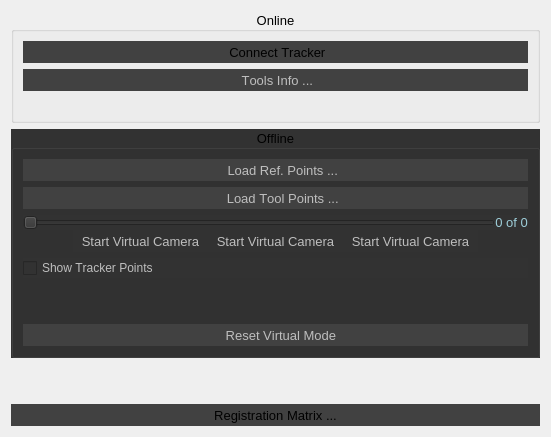
          <widget class="QWidget" name="tab_tracking">
           <attribute name="title">
            <string>Track</string>
           </attribute>
           <layout class="QVBoxLayout" name="verticalLayout_2">
            <item>
             <widget class="QGroupBox" name="groupBox_online">
              <property name="font">
               <font>
                <pointsize>10</pointsize>
                <kerning>false</kerning>
               </font>
              </property>
              <property name="styleSheet">
               <string notr="true"/>
              </property>
              <property name="title">
               <string>Online</string>
              </property>
              <property name="alignment">
               <set>Qt::AlignCenter</set>
              </property>
              <layout class="QVBoxLayout" name="verticalLayout_4">
               <item>
                <widget class="QToolButton" name="btn_Connect">
                 <property name="enabled">
                  <bool>true</bool>
                 </property>
                 <property name="sizePolicy">
                  <sizepolicy hsizetype="Preferred" vsizetype="Preferred">
                   <horstretch>0</horstretch>
                   <verstretch>0</verstretch>
                  </sizepolicy>
                 </property>
                 <property name="font">
                  <font>
                   <pointsize>10</pointsize>
                   <kerning>false</kerning>
                  </font>
                 </property>
                 <property name="cursor">
                  <cursorShape>PointingHandCursor</cursorShape>
                 </property>
                 <property name="layoutDirection">
                  <enum>Qt::LeftToRight</enum>
                 </property>
                 <property name="autoFillBackground">
                  <bool>false</bool>
                 </property>
                 <property name="styleSheet">
                  <string notr="true">background-color: rgb(65, 65, 65);
selection-background-color: rgb(85, 85, 255);
alternate-background-color: rgb(85, 255, 127);</string>
                 </property>
                 <property name="text">
                  <string> Connect Tracker</string>
                 </property>
                 <property name="icon">
                  <iconset resource="resources.qrc">
                   <normaloff>:/icon/icons/tracker_disconnected.png</normaloff>:/icon/icons/tracker_disconnected.png</iconset>
                 </property>
                 <property name="iconSize">
                  <size>
                   <width>50</width>
                   <height>50</height>
                  </size>
                 </property>
                 <property name="checkable">
                  <bool>false</bool>
                 </property>
                 <property name="toolButtonStyle">
                  <enum>Qt::ToolButtonTextBesideIcon</enum>
                 </property>
                 <property name="autoRaise">
                  <bool>true</bool>
                 </property>
                </widget>
               </item>
               <item>
                <widget class="QToolButton" name="btn_ToolsWindow">
                 <property name="enabled">
                  <bool>false</bool>
                 </property>
                 <property name="sizePolicy">
                  <sizepolicy hsizetype="Preferred" vsizetype="Preferred">
                   <horstretch>0</horstretch>
                   <verstretch>0</verstretch>
                  </sizepolicy>
                 </property>
                 <property name="font">
                  <font>
                   <pointsize>10</pointsize>
                   <kerning>false</kerning>
                  </font>
                 </property>
                 <property name="cursor">
                  <cursorShape>PointingHandCursor</cursorShape>
                 </property>
                 <property name="layoutDirection">
                  <enum>Qt::LeftToRight</enum>
                 </property>
                 <property name="autoFillBackground">
                  <bool>false</bool>
                 </property>
                 <property name="styleSheet">
                  <string notr="true">background-color: rgb(65, 65, 65);</string>
                 </property>
                 <property name="text">
                  <string> Tools Info ...</string>
                 </property>
                 <property name="icon">
                  <iconset resource="resources.qrc">
                   <normaloff>:/icon/icons/Tools_info.png</normaloff>:/icon/icons/Tools_info.png</iconset>
                 </property>
                 <property name="iconSize">
                  <size>
                   <width>50</width>
                   <height>50</height>
                  </size>
                 </property>
                 <property name="checkable">
                  <bool>false</bool>
                 </property>
                 <property name="toolButtonStyle">
                  <enum>Qt::ToolButtonTextBesideIcon</enum>
                 </property>
                 <property name="autoRaise">
                  <bool>true</bool>
                 </property>
                </widget>
               </item>
               <item>
                <spacer name="verticalSpacer_7">
                 <property name="orientation">
                  <enum>Qt::Vertical</enum>
                 </property>
                 <property name="sizeType">
                  <enum>QSizePolicy::Minimum</enum>
                 </property>
                 <property name="sizeHint" stdset="0">
                  <size>
                   <width>20</width>
                   <height>20</height>
                  </size>
                 </property>
                </spacer>
               </item>
              </layout>
             </widget>
            </item>
            <item>
             <widget class="QGroupBox" name="groupBox_offline">
              <property name="sizePolicy">
               <sizepolicy hsizetype="Preferred" vsizetype="Preferred">
                <horstretch>0</horstretch>
                <verstretch>0</verstretch>
               </sizepolicy>
              </property>
              <property name="font">
               <font>
                <pointsize>10</pointsize>
               </font>
              </property>
              <property name="autoFillBackground">
               <bool>false</bool>
              </property>
              <property name="styleSheet">
               <string notr="true">background-color: rgb(50, 50,50);</string>
              </property>
              <property name="title">
               <string>Offline</string>
              </property>
              <property name="alignment">
               <set>Qt::AlignCenter</set>
              </property>
              <layout class="QVBoxLayout" name="verticalLayout_3">
               <item>
                <widget class="QToolButton" name="btn_LoadRefPoints">
                 <property name="enabled">
                  <bool>false</bool>
                 </property>
                 <property name="sizePolicy">
                  <sizepolicy hsizetype="Preferred" vsizetype="Preferred">
                   <horstretch>0</horstretch>
                   <verstretch>0</verstretch>
                  </sizepolicy>
                 </property>
                 <property name="font">
                  <font>
                   <pointsize>10</pointsize>
                   <kerning>false</kerning>
                  </font>
                 </property>
                 <property name="cursor">
                  <cursorShape>PointingHandCursor</cursorShape>
                 </property>
                 <property name="layoutDirection">
                  <enum>Qt::LeftToRight</enum>
                 </property>
                 <property name="autoFillBackground">
                  <bool>false</bool>
                 </property>
                 <property name="styleSheet">
                  <string notr="true">background-color: rgb(65, 65, 65);</string>
                 </property>
                 <property name="text">
                  <string>    Load Ref. Points ...</string>
                 </property>
                 <property name="icon">
                  <iconset resource="resources.qrc">
                   <normaloff>:/icon/icons/trajectory.png</normaloff>:/icon/icons/trajectory.png</iconset>
                 </property>
                 <property name="iconSize">
                  <size>
                   <width>50</width>
                   <height>50</height>
                  </size>
                 </property>
                 <property name="checkable">
                  <bool>false</bool>
                 </property>
                 <property name="toolButtonStyle">
                  <enum>Qt::ToolButtonTextBesideIcon</enum>
                 </property>
                 <property name="autoRaise">
                  <bool>true</bool>
                 </property>
                </widget>
               </item>
               <item>
                <widget class="QToolButton" name="btn_LoadToolPoints">
                 <property name="enabled">
                  <bool>false</bool>
                 </property>
                 <property name="sizePolicy">
                  <sizepolicy hsizetype="Preferred" vsizetype="Preferred">
                   <horstretch>0</horstretch>
                   <verstretch>0</verstretch>
                  </sizepolicy>
                 </property>
                 <property name="font">
                  <font>
                   <pointsize>10</pointsize>
                   <kerning>false</kerning>
                  </font>
                 </property>
                 <property name="cursor">
                  <cursorShape>PointingHandCursor</cursorShape>
                 </property>
                 <property name="layoutDirection">
                  <enum>Qt::LeftToRight</enum>
                 </property>
                 <property name="autoFillBackground">
                  <bool>false</bool>
                 </property>
                 <property name="styleSheet">
                  <string notr="true">background-color: rgb(65, 65, 65);</string>
                 </property>
                 <property name="text">
                  <string>    Load Tool Points ...</string>
                 </property>
                 <property name="icon">
                  <iconset resource="resources.qrc">
                   <normaloff>:/icon/icons/trajectory.png</normaloff>:/icon/icons/trajectory.png</iconset>
                 </property>
                 <property name="iconSize">
                  <size>
                   <width>50</width>
                   <height>50</height>
                  </size>
                 </property>
                 <property name="checkable">
                  <bool>false</bool>
                 </property>
                 <property name="toolButtonStyle">
                  <enum>Qt::ToolButtonTextBesideIcon</enum>
                 </property>
                 <property name="autoRaise">
                  <bool>true</bool>
                 </property>
                </widget>
               </item>
               <item>
                <layout class="QVBoxLayout" name="verticalLayout_8" stretch="0,0">
                 <property name="spacing">
                  <number>0</number>
                 </property>
                 <item>
                  <layout class="QHBoxLayout" name="horizontalLayout_13">
                   <item>
                    <widget class="QSlider" name="slider_Frames">
                     <property name="enabled">
                      <bool>false</bool>
                     </property>
                     <property name="orientation">
                      <enum>Qt::Horizontal</enum>
                     </property>
                    </widget>
                   </item>
                   <item>
                    <widget class="QLabel" name="lbl_FrameNum">
                     <property name="sizePolicy">
                      <sizepolicy hsizetype="Preferred" vsizetype="Preferred">
                       <horstretch>0</horstretch>
                       <verstretch>0</verstretch>
                      </sizepolicy>
                     </property>
                     <property name="font">
                      <font>
                       <pointsize>10</pointsize>
                       <kerning>false</kerning>
                      </font>
                     </property>
                     <property name="styleSheet">
                      <string notr="true">color: rgb(157, 205, 216);</string>
                     </property>
                     <property name="text">
                      <string>0 of 0</string>
                     </property>
                     <property name="alignment">
                      <set>Qt::AlignCenter</set>
                     </property>
                    </widget>
                   </item>
                  </layout>
                 </item>
                 <item>
                  <layout class="QHBoxLayout" name="horizontalLayout_camButtons_3" stretch="0,0,0,0,0">
                   <property name="spacing">
                    <number>0</number>
                   </property>
                   <property name="leftMargin">
                    <number>10</number>
                   </property>
                   <property name="rightMargin">
                    <number>10</number>
                   </property>
                   <item>
                    <spacer name="horizontalSpacer_5">
                     <property name="orientation">
                      <enum>Qt::Horizontal</enum>
                     </property>
                     <property name="sizeHint" stdset="0">
                      <size>
                       <width>40</width>
                       <height>20</height>
                      </size>
                     </property>
                    </spacer>
                   </item>
                   <item>
                    <widget class="QToolButton" name="btn_playCam">
                     <property name="enabled">
                      <bool>false</bool>
                     </property>
                     <property name="sizePolicy">
                      <sizepolicy hsizetype="Preferred" vsizetype="Preferred">
                       <horstretch>0</horstretch>
                       <verstretch>0</verstretch>
                      </sizepolicy>
                     </property>
                     <property name="font">
                      <font>
                       <pointsize>10</pointsize>
                      </font>
                     </property>
                     <property name="cursor">
                      <cursorShape>PointingHandCursor</cursorShape>
                     </property>
                     <property name="autoFillBackground">
                      <bool>false</bool>
                     </property>
                     <property name="text">
                      <string>Start Virtual Camera</string>
                     </property>
                     <property name="icon">
                      <iconset resource="resources.qrc">
                       <normaloff>:/icon/icons/play.png</normaloff>:/icon/icons/play.png</iconset>
                     </property>
                     <property name="iconSize">
                      <size>
                       <width>34</width>
                       <height>34</height>
                      </size>
                     </property>
                     <property name="autoRaise">
                      <bool>true</bool>
                     </property>
                     <property name="arrowType">
                      <enum>Qt::NoArrow</enum>
                     </property>
                    </widget>
                   </item>
                   <item>
                    <widget class="QToolButton" name="btn_pauseCam">
                     <property name="enabled">
                      <bool>false</bool>
                     </property>
                     <property name="sizePolicy">
                      <sizepolicy hsizetype="Preferred" vsizetype="Preferred">
                       <horstretch>0</horstretch>
                       <verstretch>0</verstretch>
                      </sizepolicy>
                     </property>
                     <property name="font">
                      <font>
                       <pointsize>10</pointsize>
                      </font>
                     </property>
                     <property name="cursor">
                      <cursorShape>PointingHandCursor</cursorShape>
                     </property>
                     <property name="autoFillBackground">
                      <bool>false</bool>
                     </property>
                     <property name="text">
                      <string>Start Virtual Camera</string>
                     </property>
                     <property name="icon">
                      <iconset resource="resources.qrc">
                       <normaloff>:/icon/icons/pause.png</normaloff>:/icon/icons/pause.png</iconset>
                     </property>
                     <property name="iconSize">
                      <size>
                       <width>34</width>
                       <height>34</height>
                      </size>
                     </property>
                     <property name="autoRaise">
                      <bool>true</bool>
                     </property>
                     <property name="arrowType">
                      <enum>Qt::NoArrow</enum>
                     </property>
                    </widget>
                   </item>
                   <item>
                    <widget class="QToolButton" name="btn_stopCam">
                     <property name="enabled">
                      <bool>false</bool>
                     </property>
                     <property name="sizePolicy">
                      <sizepolicy hsizetype="Preferred" vsizetype="Preferred">
                       <horstretch>0</horstretch>
                       <verstretch>0</verstretch>
                      </sizepolicy>
                     </property>
                     <property name="font">
                      <font>
                       <pointsize>10</pointsize>
                      </font>
                     </property>
                     <property name="cursor">
                      <cursorShape>PointingHandCursor</cursorShape>
                     </property>
                     <property name="autoFillBackground">
                      <bool>false</bool>
                     </property>
                     <property name="text">
                      <string>Start Virtual Camera</string>
                     </property>
                     <property name="icon">
                      <iconset resource="resources.qrc">
                       <normaloff>:/icon/icons/stop.png</normaloff>:/icon/icons/stop.png</iconset>
                     </property>
                     <property name="iconSize">
                      <size>
                       <width>34</width>
                       <height>34</height>
                      </size>
                     </property>
                     <property name="autoRaise">
                      <bool>true</bool>
                     </property>
                     <property name="arrowType">
                      <enum>Qt::NoArrow</enum>
                     </property>
                    </widget>
                   </item>
                   <item>
                    <spacer name="horizontalSpacer_6">
                     <property name="orientation">
                      <enum>Qt::Horizontal</enum>
                     </property>
                     <property name="sizeHint" stdset="0">
                      <size>
                       <width>40</width>
                       <height>20</height>
                      </size>
                     </property>
                    </spacer>
                   </item>
                  </layout>
                 </item>
                </layout>
               </item>
               <item>
                <widget class="QCheckBox" name="checkBox_showPoints">
                 <property name="enabled">
                  <bool>false</bool>
                 </property>
                 <property name="font">
                  <font>
                   <kerning>false</kerning>
                  </font>
                 </property>
                 <property name="text">
                  <string>Show Tracker Points</string>
                 </property>
                 <property name="checked">
                  <bool>false</bool>
                 </property>
                </widget>
               </item>
               <item>
                <spacer name="verticalSpacer_3">
                 <property name="orientation">
                  <enum>Qt::Vertical</enum>
                 </property>
                 <property name="sizeHint" stdset="0">
                  <size>
                   <width>20</width>
                   <height>40</height>
                  </size>
                 </property>
                </spacer>
               </item>
               <item>
                <widget class="QToolButton" name="btn_ResetVB">
                 <property name="enabled">
                  <bool>false</bool>
                 </property>
                 <property name="sizePolicy">
                  <sizepolicy hsizetype="Preferred" vsizetype="Preferred">
                   <horstretch>0</horstretch>
                   <verstretch>0</verstretch>
                  </sizepolicy>
                 </property>
                 <property name="font">
                  <font>
                   <pointsize>10</pointsize>
                   <kerning>false</kerning>
                  </font>
                 </property>
                 <property name="cursor">
                  <cursorShape>PointingHandCursor</cursorShape>
                 </property>
                 <property name="layoutDirection">
                  <enum>Qt::LeftToRight</enum>
                 </property>
                 <property name="autoFillBackground">
                  <bool>false</bool>
                 </property>
                 <property name="styleSheet">
                  <string notr="true">background-color: rgb(65, 65, 65);</string>
                 </property>
                 <property name="text">
                  <string>   Reset Virtual Mode</string>
                 </property>
                 <property name="icon">
                  <iconset resource="resources.qrc">
                   <normaloff>:/icon/icons/reset.png</normaloff>:/icon/icons/reset.png</iconset>
                 </property>
                 <property name="iconSize">
                  <size>
                   <width>50</width>
                   <height>50</height>
                  </size>
                 </property>
                 <property name="checkable">
                  <bool>false</bool>
                 </property>
                 <property name="toolButtonStyle">
                  <enum>Qt::ToolButtonTextBesideIcon</enum>
                 </property>
                 <property name="autoRaise">
                  <bool>true</bool>
                 </property>
                </widget>
               </item>
              </layout>
             </widget>
            </item>
            <item>
             <spacer name="verticalSpacer_2">
              <property name="orientation">
               <enum>Qt::Vertical</enum>
              </property>
              <property name="sizeHint" stdset="0">
               <size>
                <width>20</width>
                <height>40</height>
               </size>
              </property>
             </spacer>
            </item>
            <item>
             <widget class="QToolButton" name="btn_regMat">
              <property name="enabled">
               <bool>true</bool>
              </property>
              <property name="sizePolicy">
               <sizepolicy hsizetype="Preferred" vsizetype="Preferred">
                <horstretch>0</horstretch>
                <verstretch>0</verstretch>
               </sizepolicy>
              </property>
              <property name="font">
               <font>
                <pointsize>10</pointsize>
                <kerning>false</kerning>
               </font>
              </property>
              <property name="cursor">
               <cursorShape>PointingHandCursor</cursorShape>
              </property>
              <property name="layoutDirection">
               <enum>Qt::LeftToRight</enum>
              </property>
              <property name="autoFillBackground">
               <bool>false</bool>
              </property>
              <property name="styleSheet">
               <string notr="true">background-color: rgb(65, 65, 65);</string>
              </property>
              <property name="text">
               <string>Registration Matrix ...</string>
              </property>
              <property name="icon">
               <iconset resource="resources.qrc">
                <normaloff>:/icon/icons/matrix.png</normaloff>:/icon/icons/matrix.png</iconset>
              </property>
              <property name="iconSize">
               <size>
                <width>50</width>
                <height>50</height>
               </size>
              </property>
              <property name="checkable">
               <bool>false</bool>
              </property>
              <property name="toolButtonStyle">
               <enum>Qt::ToolButtonTextBesideIcon</enum>
              </property>
              <property name="autoRaise">
               <bool>true</bool>
              </property>
             </widget>
            </item>
           </layout>
          </widget>
